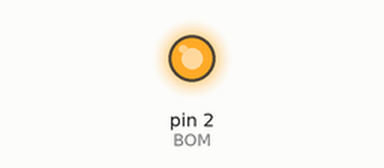
The sketch below on a simulated Arduino Uno, built with avr-gcc and run on an emulated ATmega328P. Parts: output pins drawn as LEDs (lit = HIGH).

Above: at 3.5 s.
At 7.5 s:
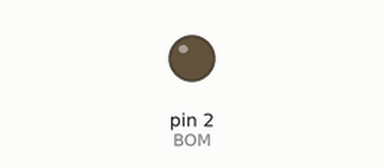
Timing chart, 0 to 10.4 s (numbered marks = the images above):
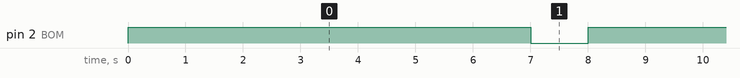

The sketch:

CT_TESTBOM.ino
```cpp
#define BOM 2 //may bom
void setup()
{
 Serial.begin(9600);
 pinMode(BOM,OUTPUT);
 digitalWrite(BOM, 0);
}

void loop()
{
 digitalWrite(BOM,1);
 delay(7000);
 digitalWrite(BOM,0);
 delay(1000);
}
```

Measured:
- by itself, pin 2 (BOM): alternates HIGH for 7.0 s and LOW for 1.0 s
